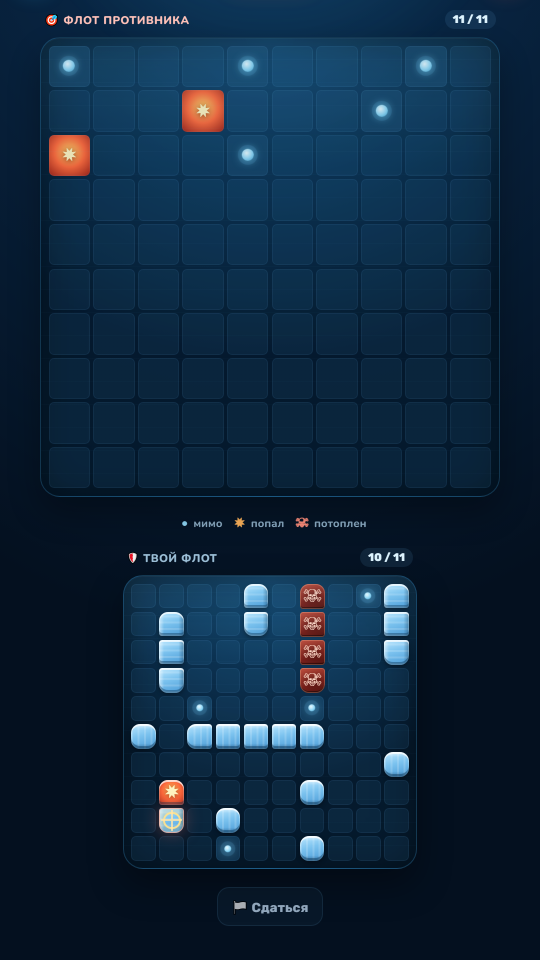
#> input picture docs/screenshots/03-battle.png, 1080 x 1920 px (shown at 1/2 size)
$ python make-site-images.py
#> lines starting #> are read from the running program, lines starting #| are printed output that depends on the picture
# -*- coding: utf-8 -*-
"""Сжимает скриншоты игры для сайта-витрины: site/img/*.webp + og.jpg."""
from pathlib import Path
from PIL import Image

ROOT = Path(__file__).resolve().parent.parent
SRC = ROOT / "docs" / "screenshots"
OUT = ROOT / "site" / "img"
WIDTH = 720
QUALITY = 82
BG = (7, 26, 43)
ACCENT = (255, 122, 89)


def make_screens():
    files = sorted(SRC.glob("*.png"))
    if not files:
        raise SystemExit("нет скриншотов в docs/screenshots")
    OUT.mkdir(parents=True, exist_ok=True)
    total = 0
    for src in files:
        img = Image.open(src).convert("RGB")
#> img is the input picture: PIL image 1080x1920 RGB; mean R, G, B 14.9, 39.4, 62
        height = round(img.height * WIDTH / img.width)
#> height = 1280
        img = img.resize((WIDTH, height), Image.LANCZOS)
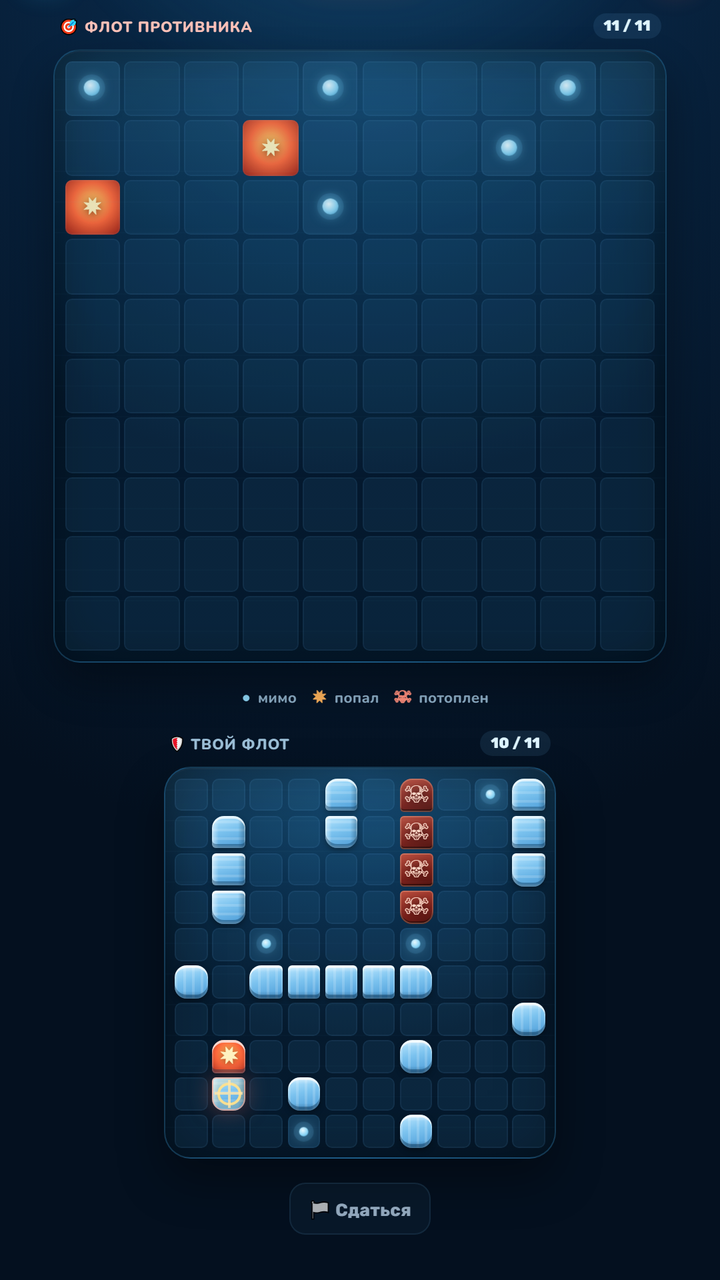
#> img: PIL image 720x1280 RGB; mean R, G, B 14.9, 39.4, 62
        dest = OUT / (src.stem + ".webp")
        img.save(dest, "WEBP", quality=QUALITY, method=6)
        size = dest.stat().st_size
        total += size
        print("%-16s %5d KB" % (dest.name, size // 1024))
    print("итого: %d KB" % (total // 1024))


def make_og():
    src = SRC / "03-battle.png"
    if not src.exists():
        return
    canvas = Image.new("RGB", (1200, 630), BG)
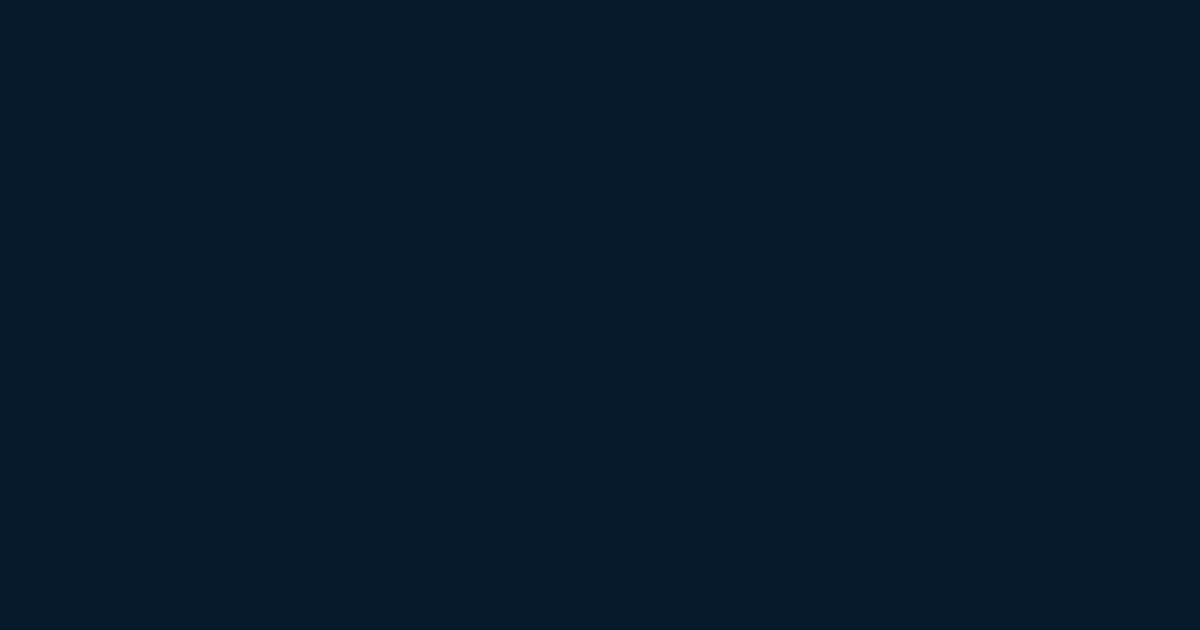
#> canvas: PIL image 1200x630 RGB; mean R, G, B 7, 26, 43
    shot = Image.open(src).convert("RGB")
    height = 570
    width = round(shot.width * height / shot.height)
#> width = 321
    shot = shot.resize((width, height), Image.LANCZOS)
    canvas.paste(shot, ((1200 - width) // 2, 30))
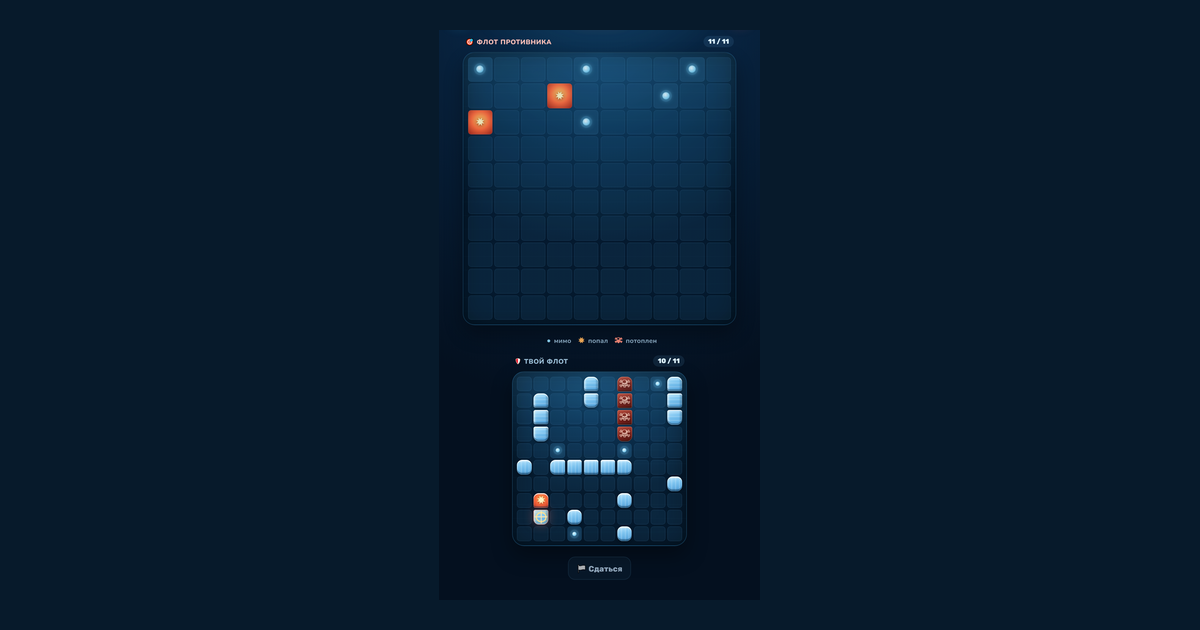
#> canvas: PIL image 1200x630 RGB; mean R, G, B 8.9, 29.2, 47.6
    canvas.save(OUT / "og.jpg", "JPEG", quality=86, optimize=True)
    print("og.jpg          %5d KB" % ((OUT / "og.jpg").stat().st_size // 1024))


if __name__ == "__main__":
    make_screens()
    make_og()
